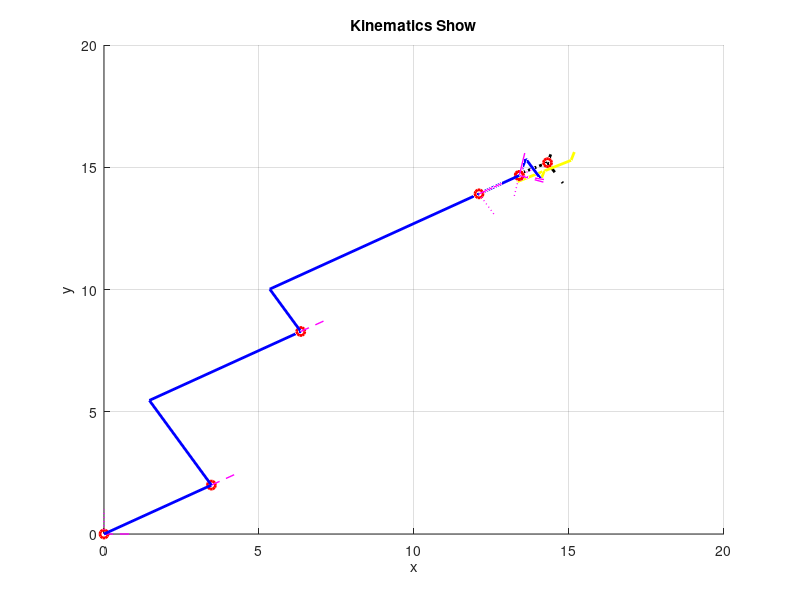

The MATLAB script that drew this image:
close all
clear all%#ok
clc
a1 = 4;
a2 = 6;
a3 = 9;

d1 = 5;
d2 = 4;
d3 = 2;
d4 = 3;

theta1 = 30  *pi/180;
theta2 = -20  *pi/180;
theta3 = -10  *pi/180;
theta4 = 45  *pi/180;
theta5 = 20  *pi/180;
theta6 = 50  *pi/180;

DH = [-pi/2, a1, d1, theta1;
          0, a2, d2, theta2;
      -pi/2, a3, d3, theta3;
      +pi/2,  0, d4, theta4;
      -pi/2,  0,  0, theta5;
          0,  1,  4, theta6];
figure
title('Kinematics Show');
hold on;
grid on;
xlabel('x');
ylabel('y');
zlabel('z');
o = [0;0;0];
d = [0;0;0];
a = [0;0;0];
x = [1;0;0];
y = [0;1;0];
z = [0;0;1];
op = {'r','o',2};
dp = {'b','-',2};
ap = {'b','-',2};
gp = {'y','-',2};
xp = {'m','--',1};
yp = {'m',':',1};
zp = {'m','-',1};
plot3(o(1,1),o(2,1),o(3,1),'color',op{1},'Marker',op{2},'LineWidth',op{3});
plot3([o(1,1),x(1,1)],[o(2,1),x(2,1)],[o(3,1),x(3,1)],'color',xp{1},'LineStyle',xp{2},'LineWidth',xp{3});
plot3([o(1,1),y(1,1)],[o(2,1),y(2,1)],[o(3,1),y(3,1)],'color',yp{1},'LineStyle',yp{2},'LineWidth',yp{3});
plot3([o(1,1),z(1,1)],[o(2,1),z(2,1)],[o(3,1),z(3,1)],'color',zp{1},'LineStyle',zp{2},'LineWidth',zp{3});
n = size(DH,1);
T=eye;
    for i = 1:n
        alpha = DH(i, 1);
        A = DH(i, 2);
        D = DH(i, 3);
        theta = DH(i, 4);
        T = T*[cos(theta), -sin(theta)*cos(alpha), sin(theta)*sin(alpha), A*cos(theta);
            sin(theta), cos(theta)*cos(alpha), -cos(theta)*sin(alpha), A*sin(theta);
            0, sin(alpha), cos(alpha), D;
            0, 0, 0, 1];
        o = [o(:,:),[T(1,4);T(2,4);T(3,4)]];
        x = [x(:,:),[T(1,1)+T(1,4);T(2,1)+T(2,4);T(3,1)+T(3,4)]];
        y = [y(:,:),[T(1,2)+T(1,4);T(2,2)+T(2,4);T(3,2)+T(3,4)]];
        z = [z(:,:),[T(1,3)+T(1,4);T(2,3)+T(2,4);T(3,3)+T(3,4)]];
        if i==n
            d =[d(:,:),(D-2)*(z(:,i)-o(:,i))+o(:,i)];
            a =[a(:,:),A*(x(:,i+1)-o(:,i+1))+d(:,i+1)];
            g =[1*(z(:,i+1)-o(:,i+1))+a(:,i+1),1*(y(:,i+1)-o(:,i+1))+(1*(z(:,i+1)-o(:,i+1))+a(:,i+1)),1*(z(:,i+1)-o(:,i+1))+(1*(y(:,i+1)-o(:,i+1))+(1*(z(:,i+1)-o(:,i+1))+a(:,i+1))),-1*(y(:,i+1)-o(:,i+1))+(1*(z(:,i+1)-o(:,i+1))+a(:,i+1)),1*(z(:,i+1)-o(:,i+1))+(-1*(y(:,i+1)-o(:,i+1))+(1*(z(:,i+1)-o(:,i+1))+a(:,i+1)))];
            xp = {'k','--',2};
            yp = {'k',':',2};
            zp = {'k','-',2};
            plot3(o(1,i+1),o(2,i+1),o(3,i+1),'color',op{1},'Marker',op{2},'LineWidth',op{3});
            plot3([o(1,i),d(1,i+1)],[o(2,i),d(2,i+1)],[o(3,i),d(3,i+1)],'color',dp{1},'LineStyle',dp{2},'LineWidth',dp{3});
            plot3([d(1,i+1),a(1,i+1)],[d(2,i+1),a(2,i+1)],[d(3,i+1),a(3,i+1)],'color',ap{1},'LineStyle',ap{2},'LineWidth',ap{3});
            plot3([o(1,i+1),x(1,i+1)],[o(2,i+1),x(2,i+1)],[o(3,i+1),x(3,i+1)],'color',xp{1},'LineStyle',xp{2},'LineWidth',xp{3});
            plot3([o(1,i+1),y(1,i+1)],[o(2,i+1),y(2,i+1)],[o(3,i+1),y(3,i+1)],'color',yp{1},'LineStyle',yp{2},'LineWidth',yp{3});
            plot3([o(1,i+1),z(1,i+1)],[o(2,i+1),z(2,i+1)],[o(3,i+1),z(3,i+1)],'color',zp{1},'LineStyle',zp{2},'LineWidth',zp{3});
            plot3([a(1,i+1),g(1,1)],[a(2,i+1),g(2,1)],[a(3,i+1),g(3,1)],'color',gp{1},'LineStyle',gp{2},'LineWidth',gp{3});
            plot3([g(1,1),g(1,2)],[g(2,1),g(2,2)],[g(3,1),g(3,2)],'color',gp{1},'LineStyle',gp{2},'LineWidth',gp{3});
            plot3([g(1,2),g(1,3)],[g(2,2),g(2,3)],[g(3,2),g(3,3)],'color',gp{1},'LineStyle',gp{2},'LineWidth',gp{3});
            plot3([g(1,1),g(1,4)],[g(2,1),g(2,4)],[g(3,1),g(3,4)],'color',gp{1},'LineStyle',gp{2},'LineWidth',gp{3});
            plot3([g(1,4),g(1,5)],[g(2,4),g(2,5)],[g(3,4),g(3,5)],'color',gp{1},'LineStyle',gp{2},'LineWidth',gp{3});
        else
            d =[d(:,:),D*(z(:,i)-o(:,i))+o(:,i)];
            a =[a(:,:),A*(x(:,i+1)-o(:,i+1))+d(:,i+1)];
            plot3(o(1,i+1),o(2,i+1),o(3,i+1),'color',op{1},'Marker',op{2},'LineWidth',op{3});
            plot3([o(1,i),d(1,i+1)],[o(2,i),d(2,i+1)],[o(3,i),d(3,i+1)],'color',dp{1},'LineStyle',dp{2},'LineWidth',dp{3});
            plot3([d(1,i+1),a(1,i+1)],[d(2,i+1),a(2,i+1)],[d(3,i+1),a(3,i+1)],'color',ap{1},'LineStyle',ap{2},'LineWidth',ap{3});
            plot3([o(1,i+1),x(1,i+1)],[o(2,i+1),x(2,i+1)],[o(3,i+1),x(3,i+1)],'color',xp{1},'LineStyle',xp{2},'LineWidth',xp{3});
            plot3([o(1,i+1),y(1,i+1)],[o(2,i+1),y(2,i+1)],[o(3,i+1),y(3,i+1)],'color',yp{1},'LineStyle',yp{2},'LineWidth',yp{3});
            plot3([o(1,i+1),z(1,i+1)],[o(2,i+1),z(2,i+1)],[o(3,i+1),z(3,i+1)],'color',zp{1},'LineStyle',zp{2},'LineWidth',zp{3});
        end
    end
    hold off